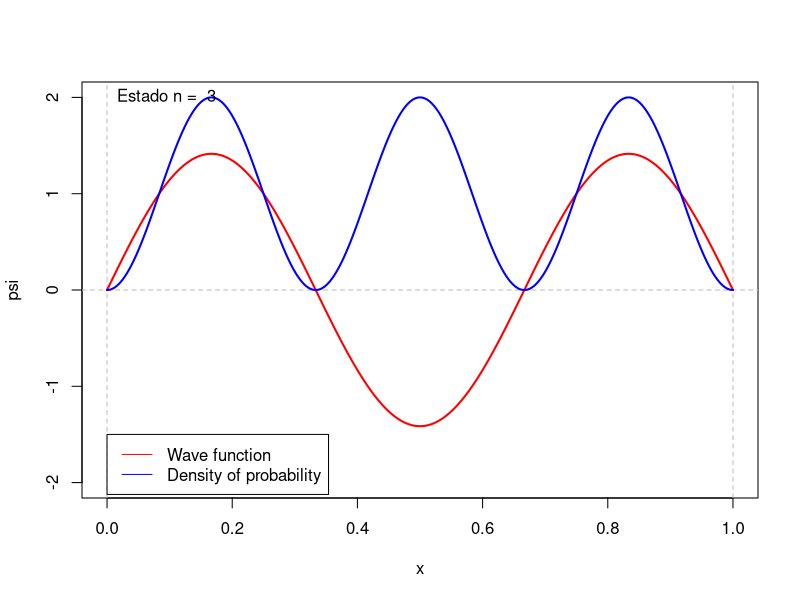

This figure's R source:
# Graficos de funçao de onda e densidade de probabilidade de partículas na caixa
# Elmar de Oliveira Uhl - 2023

n <- 3 # n do estado Obs: n = 0 não é um estado permitido
l <- 1 # largura da caixa
pi <- 3.141593

x <- seq(0,l,0.001) # valores da abscissa

# Calcula a função de onda
psi <- function(x){
  y <- sqrt(2/l)*sin(n*pi*x/l)
  return(y)
}
# Calcula a densidade de probabilidade
probability <- function(x) {
  y <- (psi(x))**2
  return(y)
}

plot(1, type='n', xlim=c(0,1), ylim=c(-2,2),xlab="x",ylab="psi") # Cria o grafico vazio
abline(h=0,col="gray", lty=2)                                    # Desenha uma linha horizontal de referencia na origem
abline(v=0, col="gray", lty=2)
abline(v=l, col="gray", lty=2)
lines(psi(x)~x, col="red",lwd=2)                                 # Desenha a função de onda
lines(probability(x)~x, col="blue", lwd=2)                       # Desenha a densidade de probabilidade
text(0, 2, paste("Estado n = ", n),pos=4)
legend(0,-1.5,legend=c("Wave function","Density of probability"), col=c("red","blue"), lty=c(1,1), lwd=c(1,1))

